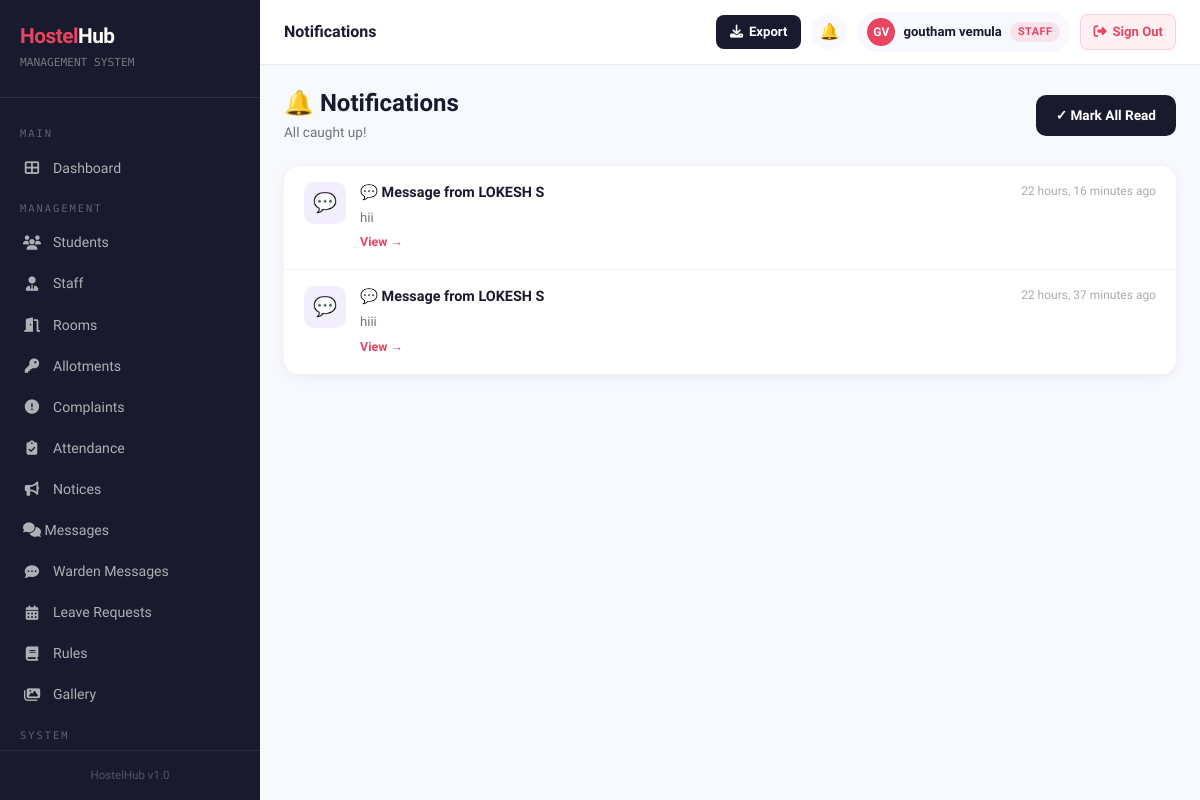
The app's page /notifications/ (signed in) with its own data.
### hostelapp/models.py (models this page shows, shortened)
class Notification(models.Model):
    NOTIF_TYPES = [
        ('notice',     'New Notice'),
        ('complaint',  'Complaint Update'),
        ('allotment',  'Room Allotment'),
        ('attendance', 'Attendance Marked'),
        ('message',    'New Message'),
        ('fee',        'Fee Reminder'),
    ]
    user       = models.ForeignKey(User, on_delete=models.CASCADE, related_name='notifications')
    notif_type = models.CharField(max_length=20, choices=NOTIF_TYPES)
    title      = models.CharField(max_length=200)
    message    = models.TextField()
    link       = models.CharField(max_length=200, blank=True)
    is_read    = models.BooleanField(default=False)
    created_at = models.DateTimeField(auto_now_add=True)
    class Meta:
        ordering = ['-created_at']

### hostelapp/views.py (the view)
# urls.py: path('notifications/', views.notifications_list, name='notifications_list'),
@login_required
def notifications_list(request):
    notifs = Notification.objects.filter(user=request.user)
    unread = notifs.filter(is_read=False).count()
    notifs.filter(is_read=False).update(is_read=True)
    return render(request, 'hostelapp/notifications.html', {
        'notifs': notifs,
        'unread': unread,
    })

### hostelapp/context_processors.py (called while the page is built, shortened)
def unread_notices(request):
    if not request.user.is_authenticated:
        return {'unread_notice_count': 0}
    if request.user.is_staff or request.user.is_superuser:
        return {'unread_notice_count': 0}

### hostelapp/templates/hostelapp/notifications.html (shortened to what this page needs)
{% extends 'hostelapp/base.html' %}
{% block page_title %}Notifications
{% endblock %}
{% block content %}
<div style="display:flex;justify-content:space-between;align-items:center;margin-bottom:24px;flex-wrap:wrap;gap:12px;">
    <div>
        <h4 style="font-weight:800;color:#1a1a2e;margin:0;">🔔 Notifications</h4>
        <p style="color:#6c757d;font-size:0.85rem;margin:4px 0 0;">
            {% if unread > 0 %}{{ unread }} unread notification{{ unread|pluralize }}{% else %}All caught up!{% endif %}
        </p>
    </div>
    {% if notifs %}
    <form method="post" action="{% url 'notifications_mark_all_read' %}">
        <button type="submit"
            style="background:#1a1a2e;color:#fff;border:none;border-radius:10px;
                   padding:10px 20px;font-weight:600;font-size:0.85rem;cursor:pointer;">
            ✓ Mark All Read
        </button>
    </form>
    {% endif %}
</div>
<div style="background:#fff;border-radius:16px;box-shadow:0 2px 12px rgba(0,0,0,0.06);overflow:hidden;">
    {% for n in notifs %}
    <div style="display:flex;align-items:flex-start;gap:14px;padding:16px 20px;
                border-bottom:1px solid #f0f0f0;
                background:{% if not n.is_read %}#fff9f9{% else %}#fff{% endif %};">
        <div style="width:42px;height:42px;border-radius:10px;flex-shrink:0;display:flex;align-items:center;justify-content:center;font-size:1.2rem;
            {% if n.notif_type == 'notice' %}background:rgba(59,130,246,0.1);
            {% elif n.notif_type == 'complaint' %}background:rgba(233,69,96,0.1);
            {% elif n.notif_type == 'allotment' %}background:rgba(16,185,129,0.1);
            {% elif n.notif_type == 'attendance' %}background:rgba(245,158,11,0.1);
            {% elif n.notif_type == 'message' %}background:rgba(139,92,246,0.1);
            {% else %}background:rgba(107,114,128,0.1);{% endif %}">
            {% if n.notif_type == 'notice' %}📋
            {% elif n.notif_type == 'complaint' %}📢
            {% elif n.notif_type == 'allotment' %}🏠
            {% elif n.notif_type == 'attendance' %}📅
            {% elif n.notif_type == 'message' %}💬
            {% else %}🔔{% endif %}
        </div>
        <div style="flex:1;min-width:0;">
            <div style="display:flex;justify-content:space-between;align-items:flex-start;gap:8px;">
                <span style="font-weight:{% if not n.is_read %}700{% else %}600{% endif %};color:#1a1a2e;font-size:0.9rem;">
                    {{ n.title }}
                </span>
                <span style="font-size:0.75rem;color:#aaa;white-space:nowrap;flex-shrink:0;">
                    {{ n.created_at|timesince }} ago
                </span>
            </div>
            <p style="color:#6c757d;font-size:0.82rem;margin:4px 0 0;line-height:1.5;">
                {{ n.message }}
            </p>
            {% if n.link %}
            <a href="{{ n.link }}"
               style="font-size:0.78rem;color:#e94560;font-weight:600;text-decoration:none;margin-top:6px;display:inline-block;">
                View →
            </a>
            {% endif %}
        </div>
    </div>
    {% empty %}
    <div style="text-align:center;padding:60px;color:#aaa;">
        <div style="font-size:3rem;margin-bottom:12px;">🔔</div>
        <p style="font-size:0.88rem;">No notifications yet.</p>
    </div>
    {% endfor %}
</div>
{% endblock %}

### hostelapp/templates/hostelapp/base.html (shortened to what this page needs)
<!DOCTYPE html>
<html lang="en">
<head>
    <link href="https://cdn.jsdelivr.net/npm/bootstrap@5.3.0/dist/css/bootstrap.min.css" rel="stylesheet">
    <link href="https://cdnjs.cloudflare.com/ajax/libs/font-awesome/6.4.0/css/all.min.css" rel="stylesheet">
</head>
<body>
{% if user.is_authenticated %}
<div class="sidebar" id="sidebar">
    <div class="sidebar-brand">
        <h4><span>Hostel</span>Hub</h4>
        <small>MANAGEMENT SYSTEM</small>
    </div>
    <nav class="sidebar-nav">
        <div class="nav-section-label">Main</div>
        <a href="{% url 'dashboard' %}" class="{% if request.resolver_match.url_name == 'dashboard' %}active{% endif %}">
            <i class="fas fa-th-large"></i> Dashboard
        </a>
        {% if user.is_staff or user.is_superuser or perms.hostelapp.change_room or perms.hostelapp.add_roomallotment or perms.hostelapp.change_complaint or perms.hostelapp.view_studentprofile %}
        {% if user.is_superuser %}
        <div class="nav-section-label">Management</div>
        <a href="{% url 'student_list' %}" class="{% if 'student' in request.resolver_match.url_name %}active{% endif %}">
            <i class="fas fa-users"></i> Students
        </a>
        <a href="{% url 'staff_list' %}" class="{% if 'staff' in request.resolver_match.url_name %}active{% endif %}">
            <i class="fas fa-user-tie"></i> Staff
        </a>
        <a href="{% url 'room_list' %}" class="{% if 'room' in request.resolver_match.url_name %}active{% endif %}">
            <i class="fas fa-door-open"></i> Rooms
        </a>
        <a href="{% url 'allotment_list' %}" class="{% if 'allotment' in request.resolver_match.url_name %}active{% endif %}">
            <i class="fas fa-key"></i> Allotments
        </a>
        <a href="{% url 'complaint_list' %}" class="{% if 'complaint' in request.resolver_match.url_name %}active{% endif %}">
            <i class="fas fa-exclamation-circle"></i> Complaints
        </a>
        <a href="{% url 'attendance_list' %}" {% if request.resolver_match.url_name == 'attendance_list' or request.resolver_match.url_name == 'attendance_report' %}class="active"{% endif %}>
            <i class="fas fa-clipboard-check"></i> Attendance
        </a>
        <a href="{% url 'notice_list' %}" class="{% if 'notice' in request.resolver_match.url_name %}active{% endif %}">
            <i class="fas fa-bullhorn"></i> Notices
        </a>
        <a href="{% url 'inbox' %}" class="{% if request.resolver_match.url_name == 'inbox' or request.resolver_match.url_name == 'chat' %}active{% endif %}" style="justify-content:space-between;">
            <span><i class="fas fa-comments"></i> Messages</span>
        </a>
        <a href="{% url 'warden_inbox' %}" class="{% if request.resolver_match.url_name == 'warden_inbox' or request.resolver_match.url_name == 'warden_chat' %}active{% endif %}">
            <i class="fas fa-comment-dots"></i> Warden Messages
        </a>
        <a href="{% url 'leave_list' %}" class="{% if 'leave' in request.resolver_match.url_name %}active{% endif %}">
            <i class="fas fa-calendar-alt"></i> Leave Requests
        </a>
        <a href="{% url 'rules_list' %}" class="{% if 'rule' in request.resolver_match.url_name %}active{% endif %}">
            <i class="fas fa-book"></i> Rules
        </a>
        <a href="{% url 'gallery' %}" class="{% if 'gallery' in request.resolver_match.url_name %}active{% endif %}">
            <i class="fas fa-images"></i> Gallery
        </a>
        <div class="nav-section-label">System</div>
        {% endif %}
        {% endif %}
    </nav>
    <div class="sidebar-footer">
        <div style="font-size:0.72rem;color:rgba(255,255,255,0.25);text-align:center;">HostelHub v1.0</div>
    </div>
</div>
<div class="main-content">
    <div class="topbar">
        <div class="topbar-left">
            <h5>{% block page_title %}Dashboard{% endblock %}</h5>
        </div>
        <div class="topbar-right">
            {% if user.is_authenticated and user.is_staff or user.is_authenticated and user.is_superuser %}
            <button class="export-topbar-btn" onclick="document.getElementById('exportModal').style.display='flex'" title="Export Data">
                <i class="fas fa-download"></i>
                <span class="btn-label">Export</span>
            </button>
            {% endif %}
            <div style="position:relative;">
                <a href="{% url 'notifications_list' %}" class="topbar-icon-btn" title="Notifications">🔔</a>
            </div>
            {% if user.is_authenticated and not user.is_staff and not user.is_superuser %}
            <a href="{% url 'profile' %}" style="text-decoration:none;">
            {% else %}
            <a href="{% url 'admin_profile' %}" style="text-decoration:none;">
            {% endif %}
                <div class="user-badge">
                    {% if user.is_authenticated and not user.is_staff and not user.is_superuser %}
                        {% with profile=user.student_profile %}
                        {% if profile.profile_photo %}
                        <img src="{{ profile.profile_photo.url }}" style="width:28px;height:28px;border-radius:50%;object-fit:cover;border:2px solid #e94560;">
                        {% else %}
                        <div class="avatar">{{ user.first_name|first|upper }}{{ user.last_name|first|upper }}</div>
                        {% endif %}
                        {% endwith %}
                    {% else %}
                    <div class="avatar">{{ user.first_name|first|upper }}{{ user.last_name|first|upper }}</div>
                    {% endif %}
                    <span class="user-name">{{ user.get_full_name|default:user.username }}</span>
                    {% if user.is_staff or user.is_superuser %}
                    <span class="badge-admin hide-mobile">Staff</span>
                    {% endif %}
                </div>
            </a>
            <form method="post" action="{% url 'logout' %}" style="margin:0;">
                <button type="submit"
                   style="display:flex;align-items:center;gap:6px;background:#fff0f3;color:#e94560;
                          padding:7px 12px;border-radius:8px;font-size:0.82rem;cursor:pointer;
                          font-weight:700;border:1.5px solid rgba(233,69,96,0.2);transition:all 0.2s;
                          flex-shrink:0;font-family:'Sora',sans-serif;"
                   onmouseover="this.style.background='#e94560';this.style.color='#fff'"
                   onmouseout="this.style.background='#fff0f3';this.style.color='#e94560'">
                    <i class="fas fa-sign-out-alt"></i>
                    <span class="signout-text">Sign Out</span>
                </button>
            </form>
        </div>
    </div>
    <div class="content-area">
        {% block content %}{% endblock %}
    </div>
</div>
{% else %}
{% block public_content %}{% endblock %}
{% endif %}
</body>
</html>

### hostelapp/templates/hostelapp/base.html (style rules this page uses)
:root { --primary: #1a1a2e; --accent: #e94560; --accent2: #0f3460; --bg: #f8f9ff; --card-bg: #ffffff; --text: #2d2d2d; --muted: #6c757d; --success: #10b981; --warning: #f59e0b; --danger: #ef4444; --sidebar-w: 260px; }
* { box-sizing: border-box; }
body { font-family: 'Sora', sans-serif; background: var(--bg); color: var(--text); margin: 0; }
.sidebar { width: var(--sidebar-w); height: 100vh; position: fixed; top: 0; left: 0; background: var(--primary); display: flex; flex-direction: column; z-index: 1000; transition: transform 0.3s ease; }
.sidebar-brand { padding: 24px 20px; border-bottom: 1px solid rgba(255,255,255,0.08); }
.sidebar-brand h4 { color: #fff; font-weight: 700; margin: 0; font-size: 1.3rem; letter-spacing: -0.5px; }
.sidebar-brand span { color: var(--accent); }
.sidebar-brand small { color: rgba(255,255,255,0.4); font-size: 0.7rem; font-family: 'DM Mono', monospace; }
.sidebar-nav { flex: 1; padding: 16px 0; overflow-y: auto; }
.nav-section-label { color: rgba(255,255,255,0.3); font-size: 0.65rem; letter-spacing: 2px; text-transform: uppercase; padding: 12px 20px 6px; font-family: 'DM Mono', monospace; }
.sidebar-nav a { display: flex; align-items: center; gap: 12px; padding: 10px 20px; color: rgba(255,255,255,0.65); text-decoration: none; font-size: 0.88rem; transition: all 0.2s; border-left: 3px solid transparent; }
.sidebar-nav a i { width: 18px; text-align: center; font-size: 0.9rem; }
.sidebar-footer { padding: 16px 20px; border-top: 1px solid rgba(255,255,255,0.08); }
.main-content { margin-left: var(--sidebar-w); min-height: 100vh; }
.topbar { background: #fff; padding: 12px 24px; border-bottom: 1px solid #e9ecef; display: flex; align-items: center; justify-content: space-between; position: sticky; top: 0; z-index: 100; gap: 12px; }
.topbar-left { display: flex; align-items: center; gap: 12px; min-width: 0; }
.topbar-left h5 { margin: 0; font-weight: 600; font-size: 1rem; color: var(--primary); white-space: nowrap; overflow: hidden; text-overflow: ellipsis; }
.topbar-right { display: flex; align-items: center; gap: 10px; flex-shrink: 0; }
.topbar-icon-btn { width: 36px; height: 36px; background: #f8f9ff; border-radius: 50%; display: flex; align-items: center; justify-content: center; text-decoration: none; font-size: 1rem; border: 1px solid #e9ecef; transition: all 0.2s; cursor: pointer; border: none; position: relative; flex-shrink: 0; }
.export-topbar-btn { display: flex; align-items: center; gap: 6px; background: var(--primary); color: #fff; border: none; border-radius: 8px; padding: 7px 14px; font-size: 0.82rem; font-weight: 700; cursor: pointer; font-family: 'Sora', sans-serif; transition: all 0.2s; flex-shrink: 0; }
.user-badge { display: flex; align-items: center; gap: 8px; background: var(--bg); padding: 6px 10px; border-radius: 50px; font-size: 0.82rem; font-weight: 600; color: var(--primary); }
.user-badge .avatar { width: 28px; height: 28px; background: var(--accent); border-radius: 50%; display: flex; align-items: center; justify-content: center; color: #fff; font-size: 0.75rem; font-weight: 700; flex-shrink: 0; }
.badge-admin { background: rgba(233,69,96,0.12); color: var(--accent); padding: 2px 8px; border-radius: 20px; font-size: 0.68rem; font-weight: 700; letter-spacing: 0.5px; text-transform: uppercase; }
.content-area { padding: 24px; }

### records on screen
Notification: title "💬 Message from LOKESH S", created_at "22 hours, 16 minutes", message "hii"
Notification: title "💬 Message from LOKESH S", created_at "22 hours, 37 minutes", message "hiii"

### other values on screen
{{ user.first_name|first|upper }} "G"
{{ user.last_name|first|upper }} "V"
{{ user.get_full_name|default:user.username }} "goutham vemula"
